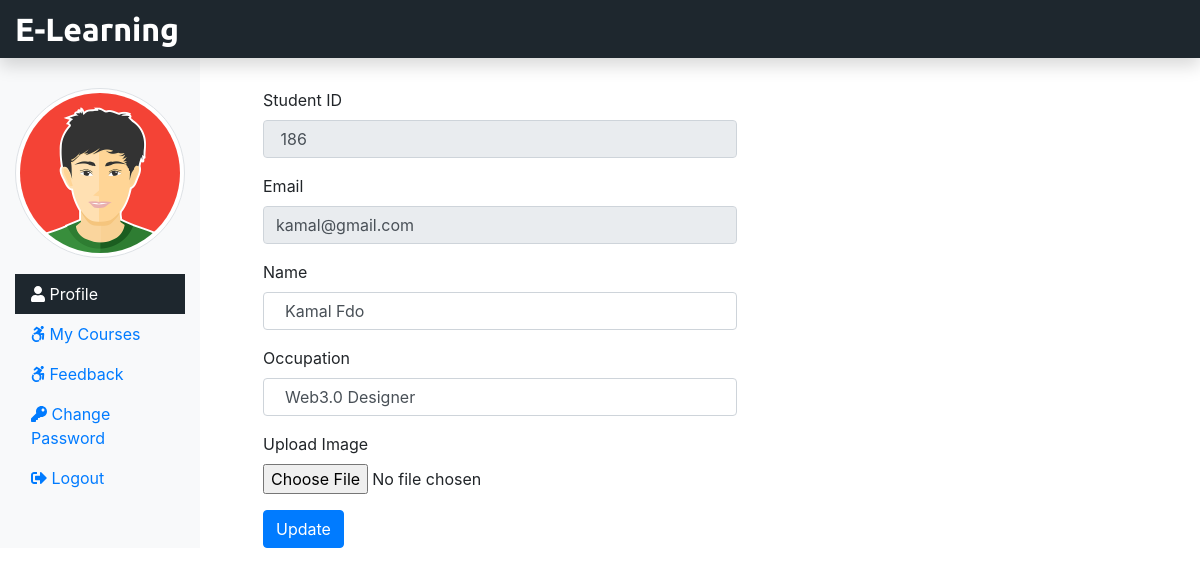
The page /Student/studentProfile.php (signed in) on the database its author committed.
### tables this page shows
CREATE TABLE `student` (
  `stu_id` int(11) NOT NULL,
  `stu_name` varchar(255) NOT NULL,
  `stu_email` varchar(255) NOT NULL,
  `stu_pass` varchar(255) NOT NULL,
  `stu_occ` varchar(255) NOT NULL,
  `stu_img` text NOT NULL
);

### Student/studentProfile.php (the view, shortened to what this page needs)
<?php
include('./stuInclude/header.php');
include_once('../dbConnection.php');
 if(isset($_SESSION['is_login'])){
  $stuEmail = $_SESSION['stuLogEmail'];
 } else {
  echo "<script> location.href='../index.php'; </script>";
 }
 $sql = "SELECT * FROM student WHERE stu_email='$stuEmail'";
 $result = $conn->query($sql);
 if($result->num_rows == 1){
 $row = $result->fetch_assoc();
 $stuId = $row["stu_id"];
 $stuName = $row["stu_name"];
 $stuOcc = $row["stu_occ"];
}
?>
 <div class="col-sm-6 mt-5">
  <form class="mx-5" method="POST" enctype="multipart/form-data">
    <div class="form-group">
      <label for="stuId">Student ID</label>
      <input type="text" class="form-control" id="stuId" name="stuId" value=" <?php if(isset($stuId)) {echo $stuId;} ?>" readonly>
    </div>
    <div class="form-group">
      <label for="stuEmail">Email</label>
      <input type="email" class="form-control" id="stuEmail" value=" <?php echo $stuEmail ?>" readonly>
    </div>
    <div class="form-group">
      <label for="stuName">Name</label>
      <input type="text" class="form-control" id="stuName" name="stuName" value=" <?php if(isset($stuName)) {echo $stuName;} ?>">
    </div>
    <div class="form-group">
      <label for="stuOcc">Occupation</label>
      <input type="text" class="form-control" id="stuOcc" name="stuOcc" value=" <?php if(isset($stuOcc)) {echo $stuOcc;} ?>">
    </div>
    <div class="form-group">
      <label for="stuImg">Upload Image</label>
      <input type="file" class="form-control-file" id="stuImg" name="stuImg">
    </div>
    <button type="submit" class="btn btn-primary" name="updateStuNameBtn">Update</button>
  </form>
 </div>
 </div>
 <?php
include('./stuInclude/footer.php');
?>

### Student/stuInclude/header.php (shortened to what this page needs)
<?php
include_once('../dbConnection.php');
 if(isset($_SESSION['is_login'])){
  $stuLogEmail = $_SESSION['stuLogEmail'];
 }
 if(isset($stuLogEmail)){
  $sql = "SELECT stu_img FROM student WHERE stu_email = '$stuLogEmail'";
  $result = $conn->query($sql);
  $row = $result->fetch_assoc();
  $stu_img = $row['stu_img'];
 }
?>
<!DOCTYPE html>
<html lang="en">
<head>
 <link rel="stylesheet" href="../css/bootstrap.min.css">
 <link rel="stylesheet" href="../css/all.min.css">
 <link rel="stylesheet" href="../css/stustyle.css">
</head>
<body>
 <nav class="navbar navbar-dark fixed-top flex-md-nowrap p-0 shadow" style="background-color: #1e272e;">
  <a class="navbar-brand col-sm-3 col-md-2 mr-0" href="../">E-Learning</a>
 </nav>
 <div class="container-fluid mb-5 " style="margin-top:40px;">
  <div class="row">
   <nav class="col-sm-2 bg-light sidebar py-5 d-print-none">
    <div class="sidebar-sticky">
     <ul class="nav flex-column">
      <li class="nav-item mb-3">
      <img src="<?php echo $stu_img ?>" alt="studentimage" class="img-thumbnail rounded-circle">
      </li>
      <li class="nav-item">
       <a class="nav-link <?php if(PAGE == 'profile') {echo 'active';} ?>" href="studentProfile.php">
        <i class="fas fa-user"></i>
        Profile <span class="sr-only">(current)</span>
       </a>
      </li>
      <li class="nav-item">
       <a class="nav-link <?php if(PAGE == 'mycourse') {echo 'active';} ?>" href="myCourse.php">
        <i class="fab fa-accessible-icon"></i>
        My Courses
       </a>
      </li>
      <li class="nav-item">
       <a class="nav-link <?php if(PAGE == 'feedback') {echo 'active';} ?>" href="stufeedback.php">
        <i class="fab fa-accessible-icon"></i>
        Feedback
       </a>
      </li>
      <li class="nav-item">
       <a class="nav-link <?php if(PAGE == 'studentChangePass') {echo 'active';} ?>" href="studentChangePass.php">
        <i class="fas fa-key"></i>
        Change Password
       </a>
      </li>
      <li class="nav-item">
       <a class="nav-link" href="../logout.php">
        <i class="fas fa-sign-out-alt"></i>
        Logout
       </a>
      </li>
     </ul>
    </div>
   </nav>

### css/stustyle.css (style rules this page uses)
.navbar-brand { font-family: "Ubuntu", sans-serif; font-size: 2em; font-weight: bold; color: #fff; }
.active { background-color: #1e272e; color: #fff; }

### rows shown on the page
student: stu_img (picture), stuId "186", stuName "Kamal Fdo", stuOcc "Web3.0 Designer"
